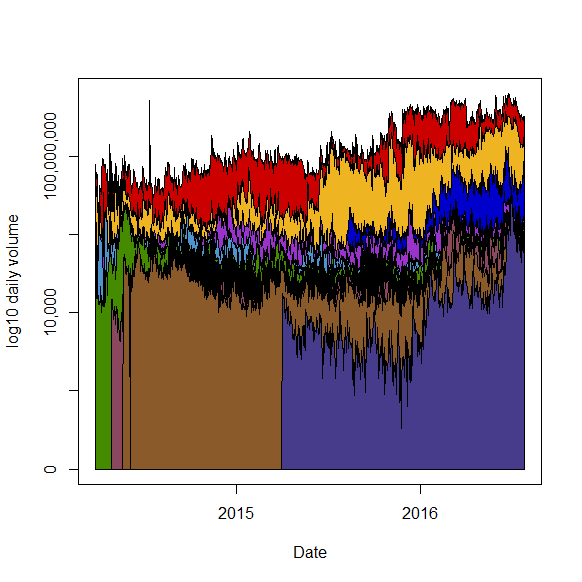

Reproduce this figure in R.
rm(list=ls(all=TRUE))

# please change your working directory
#setwd("C:/...")

library(xts)
load("data.RData")

numb_cryptos    = 10
max_vol_cryptos = crypto_vol_xts[, max_cryptos]
order_max       = order(apply(max_vol_cryptos, 2, sum, na.rm = T), decreasing = T)
max_vol_cryptos = max_vol_cryptos[, order_max]
color           = color[order_max]
xx              = c(index(max_vol_cryptos[,1]), rev(index(max_vol_cryptos[,1])))

plot(x=index(max_vol_cryptos[, numb_cryptos]), y = log10(na.fill(max_vol_cryptos[, numb_cryptos], 1)), 
     type = "l", ylim = c(0, max(log10(na.fill(apply(max_vol_cryptos, 1, sum), 1)))), 
     ylab = "log10 daily volume", xlab = "Date", yaxt = "n")
polygon(xx, log10(c(rep(1, nrow(max_vol_cryptos[, numb_cryptos])), 
    rev(na.fill(max_vol_cryptos[, numb_cryptos], 1)))), col = color[numb_cryptos])
for (i in (numb_cryptos - 1):1) {
    yy1 = apply(max_vol_cryptos[, c(numb_cryptos:(i + 1))], 1, sum, na.rm=TRUE)
    yy2 = apply(max_vol_cryptos[, c(numb_cryptos:i)], 1, sum, na.rm=TRUE)
    yy1[which(yy1 == 0)] = 1
    yy2[which(yy2 == 0)] = 1
    polygon(xx, log10(c(yy1, rev(yy2))), col = color[i])
}
axis(2, c(0, 2, 4, 6, 8), labels = c("0", "", "10,000", "", "100,000,000"))
